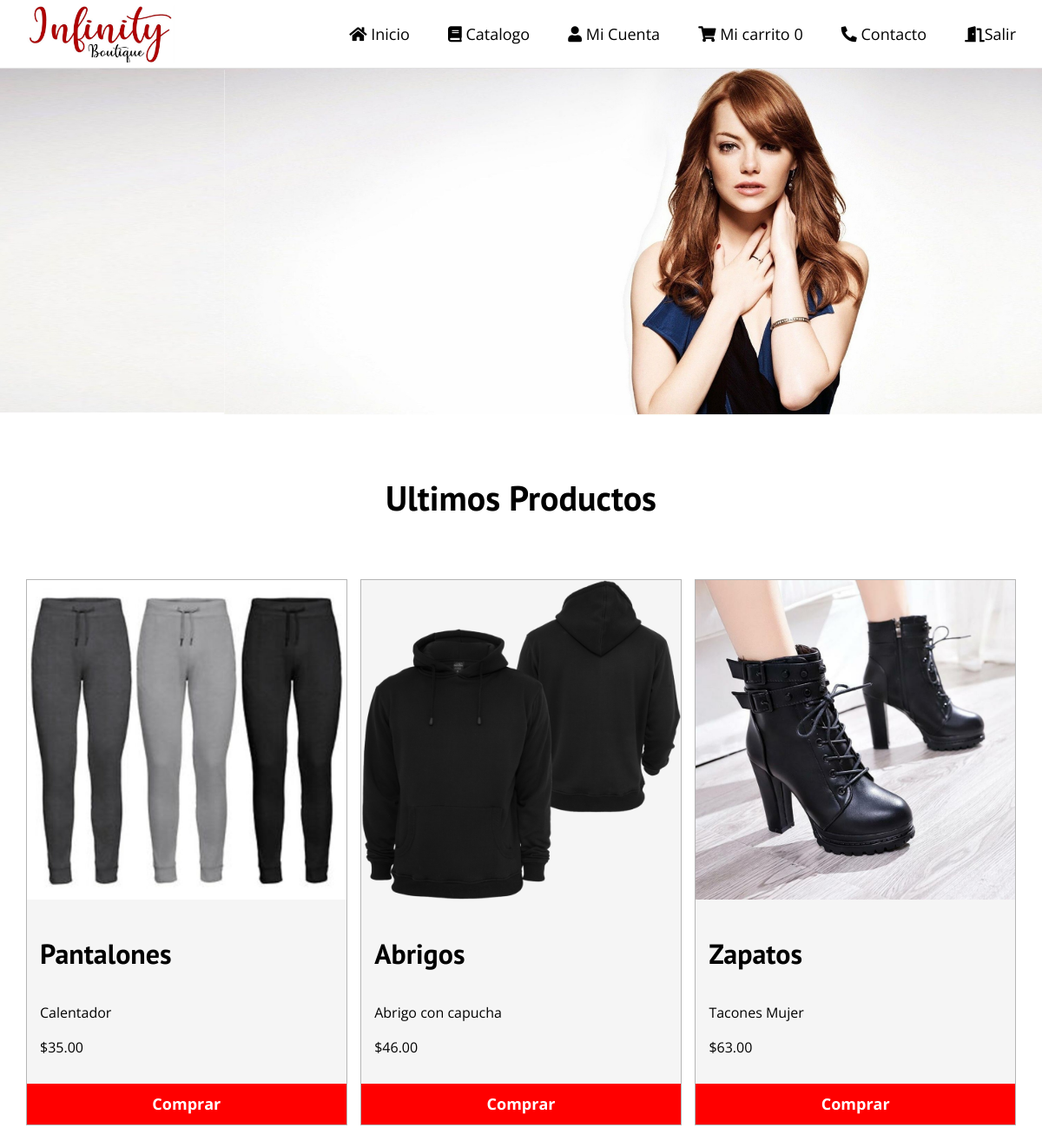
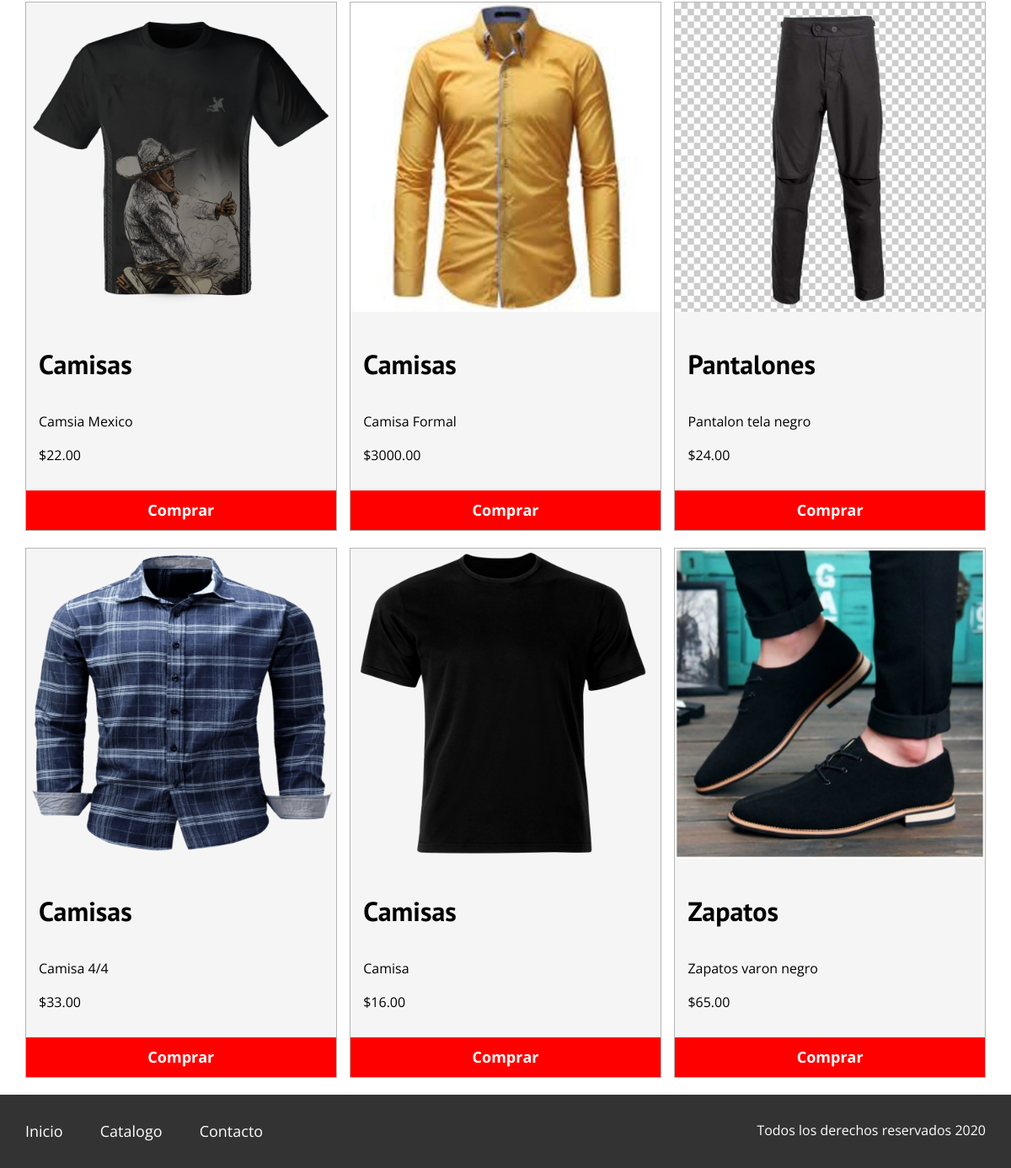
Screenshot of /Infinitylog/index.php with the database file from the repository (2 pictures, top to bottom).
### tables this page shows
CREATE TABLE `producto` (
  `producto_id` int(11) NOT NULL,
  `producto_descripcion` varchar(200) NOT NULL,
  `producto_color` varchar(50) NOT NULL,
  `producto_talla` varchar(10) NOT NULL,
  `producto_marca` varchar(50) NOT NULL,
  `producto_precio` decimal(10,2) NOT NULL,
  `producto_categoria_id` int(10) NOT NULL,
  `producto_foto` varchar(200) DEFAULT NULL
);

CREATE TABLE `categoria` (
  `categoria_id` int(10) NOT NULL,
  `categoria_descripcion` varchar(50) NOT NULL
);

### Infinitylog/funciones.php (called while the page is built, shortened)
<?php
    function cantidad_producto(){
        $total = 0;
        return $total;
    }
?>

### src/Producto.php (called while the page is built, shortened)
<?php
    class Producto{
        private $cn=null;
        public function __construct()
        {
            $this->config=parse_ini_file(__DIR__.'/../config.ini');
            $this->cn = new \PDO($this->config['dns'], $this->config['usuario'], $this->config['clave'],array(
                \PDO::MYSQL_ATTR_INIT_COMMAND => 'SET NAMES utf8'
            ));
        }
        public function mostrar(){
            $sql = "SELECT producto.producto_id, producto.producto_descripcion, producto.producto_talla, producto.producto_marca, producto.producto_color, producto.producto_precio, producto.producto_foto, categoria.categoria_descripcion
            FROM producto
            INNER JOIN categoria ON producto.producto_categoria_id=categoria.categoria_id ORDER BY producto.producto_id DESC";
            $resultado=$this->cn->prepare($sql);
            if($resultado->execute())
                return $resultado->fetchAll();
            return false;
        }
    }

### Infinitylog/index.php (the view, shortened to what this page needs)
<?php
    require 'funciones.php';
?>
<!DOCTYPE html>
<html lang="en">
<head>
    <link rel="stylesheet" href="../assets/css/normalize.css">
    <link rel="stylesheet" href="../assets/css/styles.css">
    <link rel="stylesheet" href="../assets/css/all.css">
</head>
<body>
    <header class="site-header">
        <div class="contenedor">
            <div class="barra">
                <a href="index.php">
                    <img src="../assets/img/logo.jpg" alt="logo" title="Logo Infinity"  height="72">
                </a>
                <nav class="navegacion">
                    <a href="index.php"><i class="fas fa-home"></i> Inicio</a>
                    <a href="catalogo.php"><i class="fas fa-book"></i> Catalogo</a>
                    <a href="cuenta/cuenta.php"><i class="fas fa-user"></i> Mi Cuenta</a>
                    <a href="carrito.php"><i class="fas fa-shopping-cart"></i> Mi carrito <?php print cantidad_producto() ?></a>
                    <a href="contacto.php"><i class="fas fa-phone-alt"></i> Contacto</a>
                    <a href="../index.php"><i class="fas fa-door-open"></i>Salir</a>
                </nav>
            </div>
        </div>
    </header>
    <div class="imagenes">
    </div>
    <main class="seccion contenedor">
        <h2 class="fw-300 centrar-texto sub_seccion">Ultimos Productos</h2>
        <div class="contenedor-anuncios">
            <?php
                            $producto= new infinity\Producto;
                            $info_producto = $producto->mostrar();
                            $cantidad=count($info_producto);
                            if($cantidad > 9)
                                $cantidad=9;
                            for($x = 0; $x<$cantidad; $x++){
                                $item= $info_producto[$x];
            ?>
            <div class="anuncio">
                <div class="imagen-producto">
                    <?php
                        $foto='../upload/'.$item['producto_foto'];
                        if(file_exists($foto)){
                    ?>
                        <img src="<?php print $foto ?>" alt="<?php print $item['producto_descripcion']?> <?php print $item['producto_marca'] ?>" title="<?php print $item['producto_descripcion']?> <?php print $item['producto_marca'] ?>">
                    <?php }else {?>
                        <img src="" alt="">
                    <?php }?>
                </div>
                <div class="contenido-anuncio">
                    <h3 class="pad"><?php print $item['categoria_descripcion']?></h3>
                    <p class="pad"><?php print $item['producto_descripcion']?></p>
                    <p class="precio pad">$<?php print $item['producto_precio']?></p>
                    <a  href="carrito.php?id=<?php print $item['producto_id']?>" class="boton boton-amarillo d-block comprar">Comprar</a>
                </div>
            </div>
            <?php } ?>
        </div>
    </main>
    <footer class="site-footer seccion">
        <div class="contenedor contenedor-footer">
            <nav class="navegacion">
                <a href="inicio.html">Inicio</a>
                <a href="catalogo.html">Catalogo</a>
                <a href="contacto.html">Contacto</a>
            </nav>
        <p class="copyright">Todos los derechos reservados 2020</p>
        </div>
    </footer>
</body>
</html>

### assets/css/styles.css (style rules this page uses)
html { font-size: 62.5%; box-sizing: border-box; }
*,*::before,*::after { box-sizing: inherit; }
body { font-family: 'Open Sans', sans-serif; font-size: 1.6rem; line-height: 1.5; }
.contenedor { max-width: 120rem; margin: 0 auto; width: 95%; }
h1, h2, h3, h4 { font-family: 'PT Sans', sans-serif; }
h2 { font-size: 4rem; line-height: 1.2; }
h3 { font-size: 3.2rem; }
img { max-width: 100%; }
.centrar-texto { text-align: center; }
.d-block { display: block !important; }
.pad { padding: 0 1.5rem; }
.boton { color: white; font-weight: 700; text-decoration: none; font-size: 1.8rem; padding: 1rem 3rem; margin-top: 3rem; display: inline-block; text-align: center; border: none; }
.boton-amarillo { background-color: red; }
@media (min-width: 768px) { .barra { display: flex; justify-content: space-between; align-items: center; } }
.site-header { border-bottom: 1px solid #e1e1e1; }
.site-header a { color: black; text-decoration: none; }
.navegacion a { text-decoration: none; text-align: center; display: block; font-size: 1.8rem; }
@media (min-width: 768px) { .navegacion a { display: inline; margin-right: 4rem; } }
@media (min-width: 768px) { .navegacion a:last-of-type { margin:0; } }
.imagenes { width: 100%; background-image: url(../img/emma.jpg); -webkit-background-size: cover; -moz-background-size: cover; -o-background-size: cover; background-size: cover; background-position: center center; height: 50vh; }
.contenedor-anuncios { display: flex; justify-content: space-between; flex-wrap: wrap; }
.sub_seccion { margin: 7rem 0; }
.anuncio { border: 1px solid #B5B5B5; background-color: #f5f5f5; margin-bottom: 2rem; }
@media (min-width:768px ) { .anuncio { flex: 0 0 calc(33.3% - 1rem); } }
.site-footer a { color: #ffffff; }
.site-footer { background-color: #333333; margin: 0; }
.copyright { margin: 0; color: #ffffff; }
.contenedor-footer { padding:3rem 0; display: flex; justify-content: space-between; }

### assets/css/all.css (style rules this page uses)
.fa, .fas, .far, .fal, .fad, .fab { -moz-osx-font-smoothing: grayscale; -webkit-font-smoothing: antialiased; display: inline-block; font-style: normal; font-variant: normal; text-rendering: auto; line-height: 1; }
.fa-book:before { content: "\f02d"; }
.fa-door-open:before { content: "\f52b"; }
.fa-home:before { content: "\f015"; }
.fa-phone-alt:before { content: "\f879"; }
.fa-shopping-cart:before { content: "\f07a"; }
.fa-user:before { content: "\f007"; }
.fa, .fas { font-family: 'Font Awesome 5 Free'; font-weight: 900; }

### rows the page displays
producto: producto_foto (picture), producto_categoria.categoria_descripcion "Pantalones", producto_descripcion "Calentador", producto_precio "35.00"
producto: producto_foto (picture), producto_categoria.categoria_descripcion "Abrigos", producto_descripcion "Abrigo con capucha", producto_precio "46.00"
producto: producto_foto (picture), producto_categoria.categoria_descripcion "Zapatos", producto_descripcion "Tacones Mujer", producto_precio "63.00"
producto: producto_foto (picture), producto_categoria.categoria_descripcion "Camisas", producto_descripcion "Camsia Mexico", producto_precio "22.00"
producto: producto_foto (picture), producto_categoria.categoria_descripcion "Camisas", producto_descripcion "Camisa Formal", producto_precio "3000.00"
producto: producto_foto (picture), producto_categoria.categoria_descripcion "Pantalones", producto_descripcion "Pantalon tela negro", producto_precio "24.00"
producto: producto_foto (picture), producto_categoria.categoria_descripcion "Camisas", producto_descripcion "Camisa 4/4", producto_precio "33.00"
producto: producto_foto (picture), producto_categoria.categoria_descripcion "Camisas", producto_descripcion "Camisa", producto_precio "16.00"
producto: producto_foto (picture), producto_categoria.categoria_descripcion "Zapatos", producto_descripcion "Zapatos varon negro", producto_precio "65.00"

### other values shown
cantidad_producto() "0"
